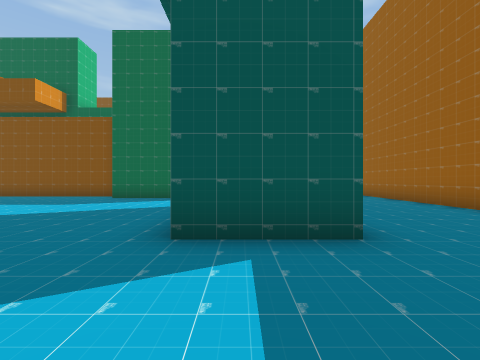
View 1 (above)

21 first-person views from a walk through a 3-D level made in the Unity game engine. The camera is 1.3 m above the floor, looks level and sees 85° across. The floor is counted in squares, 2 m on a side. Each view is taken from the middle of a square. On the plan, view 1 faces up. The plan holds only what a view shows up to about 9 squares ahead; the rest is blank. The player character is not drawn.

View 2
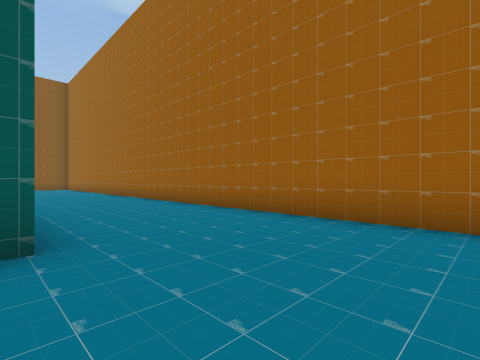

View 3
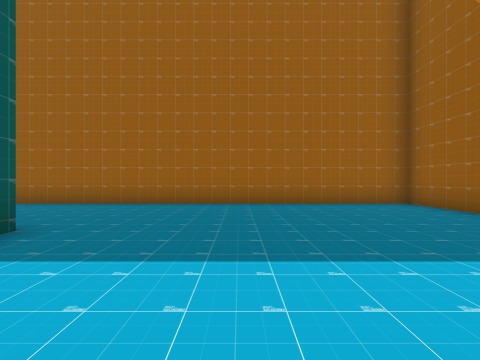

View 4
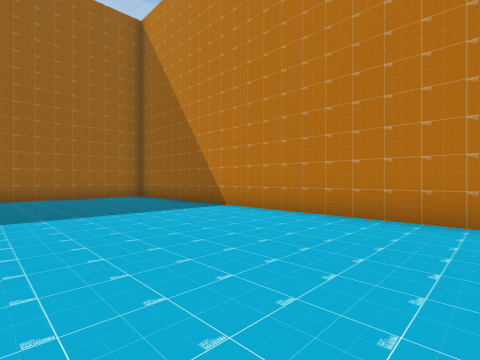

View 5
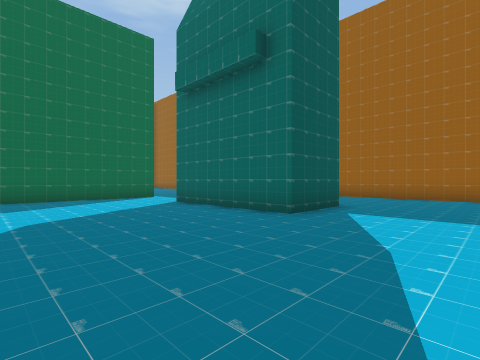

View 6
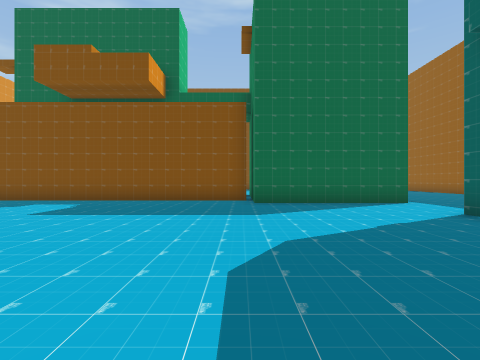

View 7
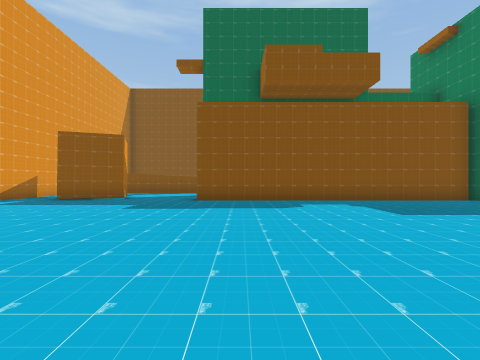

View 8
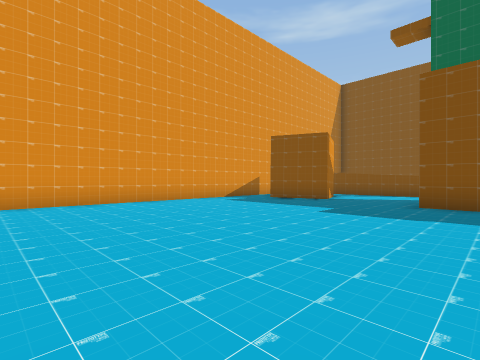

View 9
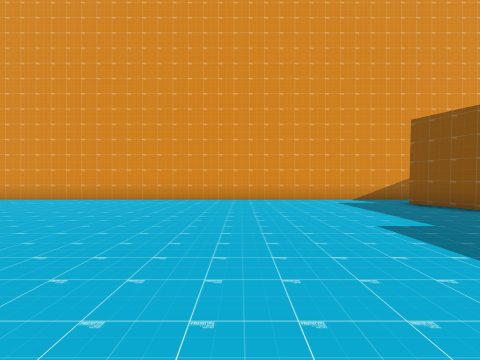

View 10
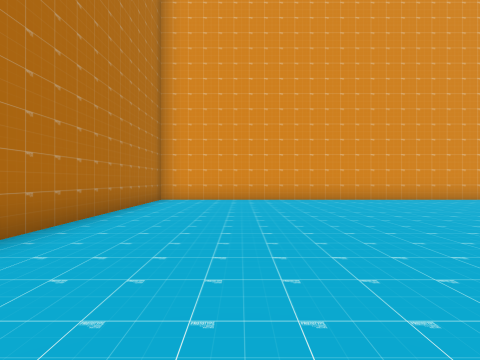

View 11
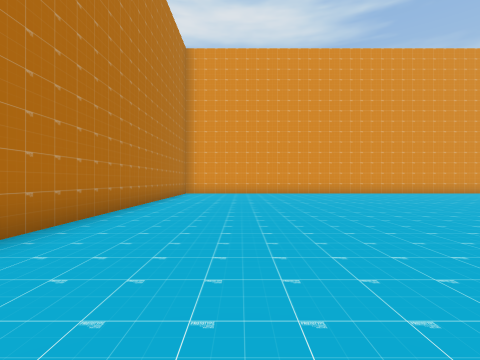

View 12
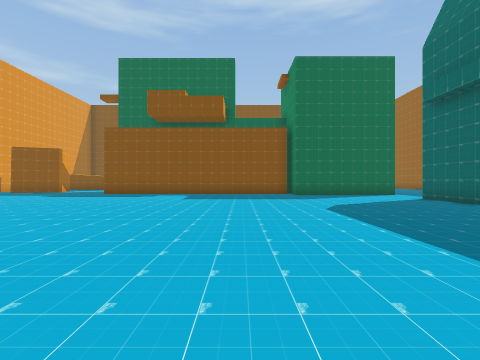

View 13
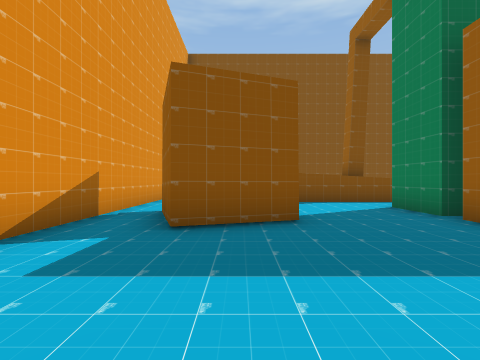

View 14
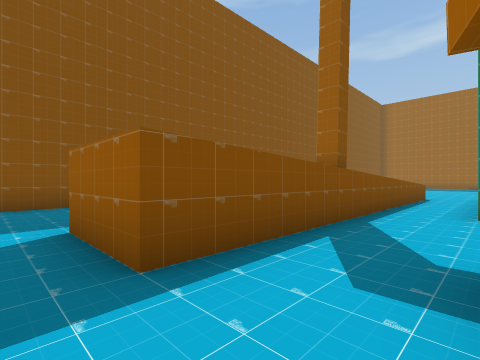

View 15
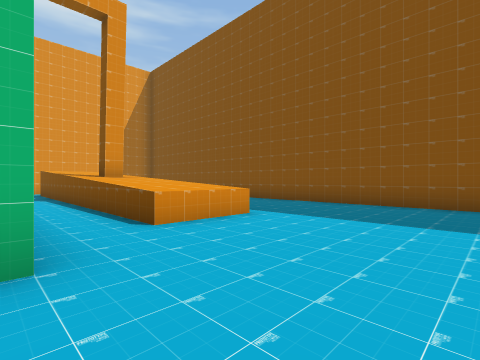

View 16
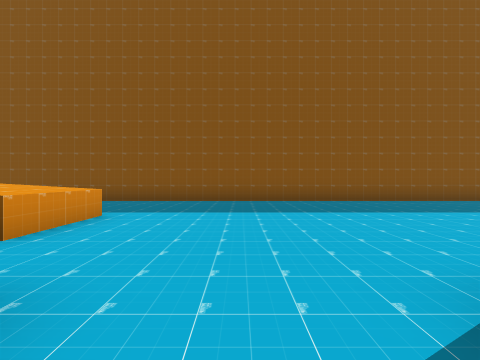

View 17
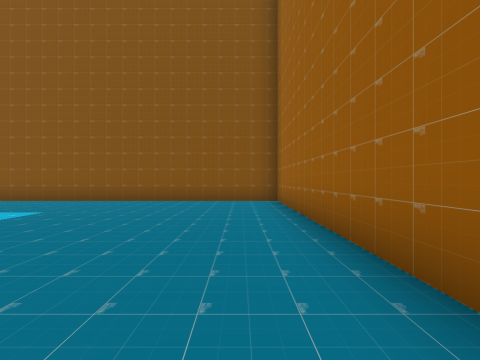

View 18
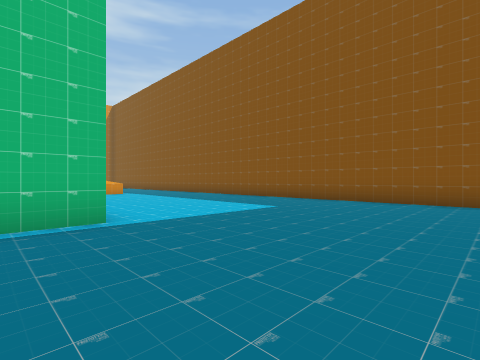

View 19
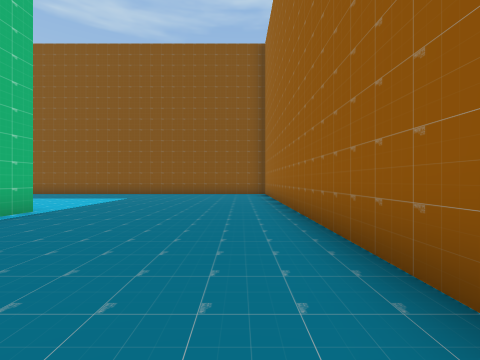

View 20
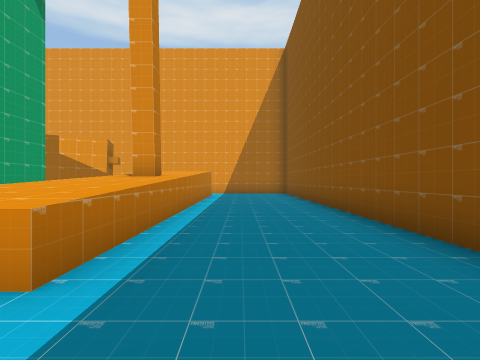

View 21
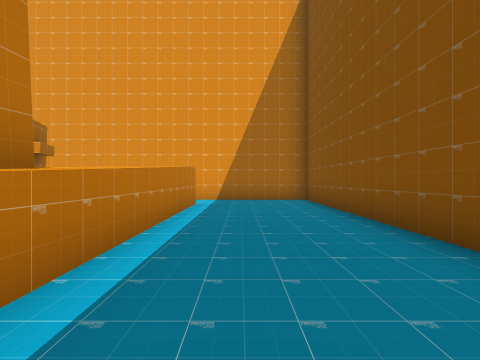

### Floor plan
Ten units are one square. View 1 is at (0, 0); x grows to the right and y downward. Boxes are objects, and circles mark ways between rooms. Rooms are numbered by the first view taken in them; rooms with no view inside come last. Other rooms are left out.
<svg viewBox="-201 -207 258 258">
<path fill="none" stroke="#000" d="M-48 -102 -134 -102M-2 -94 -46 -94 -46 -109M-85 -148 -165 -148M-129 -117 -134 -117 -134 -133 -121 -133M-134 -109 -134 -114M-2 -134 -2 -121M-160 -112 -179 -105 -186 -124M14 -29 -8 -29 -8 -70M-135 -161 -130 -161 -130 -155 -135 -155M-49 46 52 46 52 -202 -196 -202 -196 -165M-196 -125 -196 46 -98 46M-182 -168 -85 -168M-85 -168 -85 -148M-165 -148 -182 -148 -182 -168M-196 -165 -196 -125"/>
<circle cx="-180" cy="-135" r="3" fill="#2a7"/>
<circle cx="-190" cy="-155" r="3" fill="#2a7"/>
<text x="-70" y="-80">1</text>
<text x="-180" y="-140">2</text>
</svg>
Room 1 opens to room 2.

Where each view was taken, in squares from view 1:
view 1: 0 up, 0 right, facing up
view 2: 0 up, 1 right, facing up-right
view 3: 0 up, 2 left, facing right
view 4: 0 up, 5 left, facing down-right
view 5: 0 up, 5 left, facing up-right
view 6: 2 up, 5 left, facing up
view 7: 2 up, 12 left, facing up
view 8: 3 up, 12 left, facing up-left
view 9: 6 up, 11 left, facing left
view 10: 2 down, 11 left, facing left
view 11: 2 down, 7 left, facing left
view 12: 2 down, 7 left, facing up
view 13: 7 up, 17 left, facing up
view 14: 13 up, 19 left, facing up-right
view 15: 13 up, 5 left, facing up-left
view 16: 12 up, 6 left, facing up
view 17: 12 up, 4 right, facing up
view 18: 12 up, 4 right, facing up-left
view 19: 8 up, 4 right, facing up
view 20: 18 up, 7 left, facing left
view 21: 18 up, 11 left, facing left
